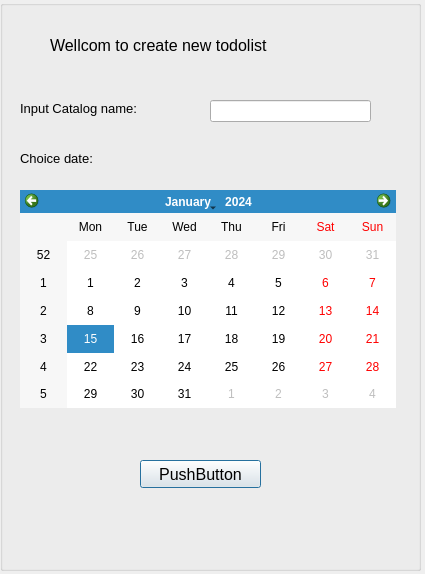
<?xml version="1.0" encoding="UTF-8"?>
<ui version="4.0">
 <class>create_todolist_dialog</class>
 <widget class="QDialog" name="create_todolist_dialog">
  <property name="geometry">
   <rect>
    <x>0</x>
    <y>0</y>
    <width>425</width>
    <height>574</height>
   </rect>
  </property>
  <property name="windowTitle">
   <string>Dialog</string>
  </property>
  <widget class="QGroupBox" name="groupBox">
   <property name="geometry">
    <rect>
     <x>0</x>
     <y>0</y>
     <width>421</width>
     <height>571</height>
    </rect>
   </property>
   <property name="title">
    <string/>
   </property>
   <widget class="QLabel" name="label_3">
    <property name="geometry">
     <rect>
      <x>50</x>
      <y>20</y>
      <width>311</width>
      <height>51</height>
     </rect>
    </property>
    <property name="font">
     <font>
      <pointsize>12</pointsize>
     </font>
    </property>
    <property name="text">
     <string>Wellcom to create new todolist</string>
    </property>
   </widget>
   <widget class="QLineEdit" name="lineEdit">
    <property name="geometry">
     <rect>
      <x>210</x>
      <y>100</y>
      <width>161</width>
      <height>22</height>
     </rect>
    </property>
   </widget>
   <widget class="QLabel" name="label">
    <property name="geometry">
     <rect>
      <x>20</x>
      <y>100</y>
      <width>161</width>
      <height>16</height>
     </rect>
    </property>
    <property name="font">
     <font>
      <pointsize>10</pointsize>
     </font>
    </property>
    <property name="text">
     <string>Input Catalog name: </string>
    </property>
   </widget>
   <widget class="QLabel" name="label_2">
    <property name="geometry">
     <rect>
      <x>20</x>
      <y>150</y>
      <width>141</width>
      <height>16</height>
     </rect>
    </property>
    <property name="font">
     <font>
      <pointsize>10</pointsize>
     </font>
    </property>
    <property name="text">
     <string>Choice date:</string>
    </property>
   </widget>
   <widget class="QCalendarWidget" name="calendarWidget">
    <property name="geometry">
     <rect>
      <x>20</x>
      <y>190</y>
      <width>376</width>
      <height>218</height>
     </rect>
    </property>
   </widget>
   <widget class="QPushButton" name="pushButton">
    <property name="geometry">
     <rect>
      <x>140</x>
      <y>460</y>
      <width>121</width>
      <height>28</height>
     </rect>
    </property>
    <property name="font">
     <font>
      <pointsize>12</pointsize>
     </font>
    </property>
    <property name="text">
     <string>PushButton</string>
    </property>
   </widget>
  </widget>
 </widget>
 <resources/>
 <connections/>
</ui>
